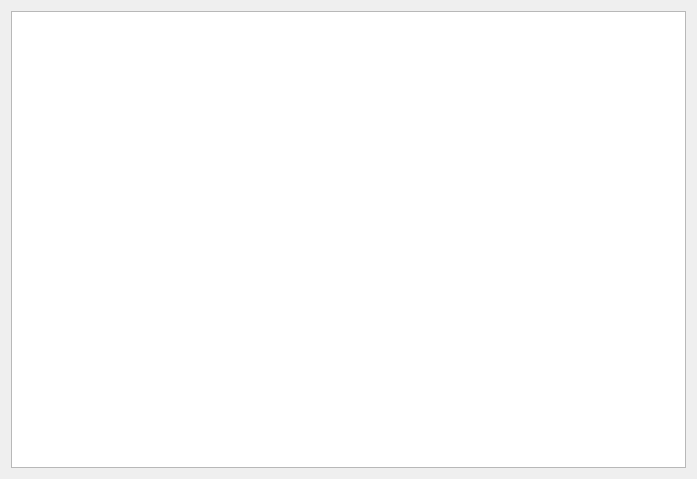
<?xml version="1.0" encoding="UTF-8"?>
<ui version="4.0">
 <class>SecDialog</class>
 <widget class="QDialog" name="SecDialog">
  <property name="geometry">
   <rect>
    <x>0</x>
    <y>0</y>
    <width>697</width>
    <height>479</height>
   </rect>
  </property>
  <property name="windowTitle">
   <string>Dialog</string>
  </property>
  <layout class="QVBoxLayout" name="verticalLayout">
   <item>
    <widget class="QPlainTextEdit" name="plainTextEdit"/>
   </item>
  </layout>
 </widget>
 <resources/>
 <connections/>
</ui>
